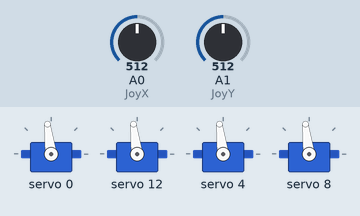
Bench run of a sketch on a simulated Arduino Uno, built with avr-gcc and run on an emulated ATmega328P. On the bench: 4 × servo. The test bench sets the inputs (shaded band); at power-on: A0 (JoyX) = 512, A1 (JoyY) = 512.

Above: at 1.2 s.
1.3 s: A0 (JoyX) set to 716
At 2.5 s:
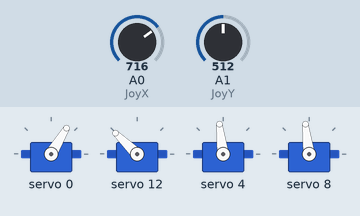
2.8 s: A1 (JoyY) set to 716
At 3.9 s:
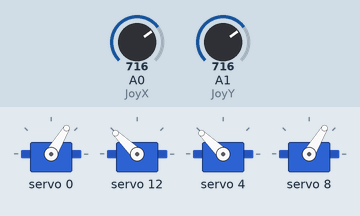
4.3 s: A0 (JoyX) set to 900
At 5.0 s:
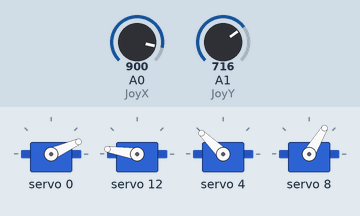
5.8 s: A1 (JoyY) set to 900
At 6.2 s:
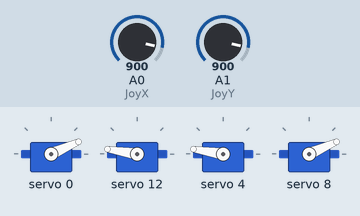
7.3 s: A0 (JoyX) set to 1023
At 8.5 s:
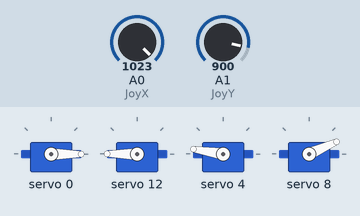
8.8 s: A1 (JoyY) set to 1023
At 9.7 s:
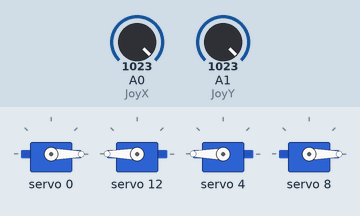
Timing chart, 0 to 11.3 s (numbered marks = the images above; inputs shaded):
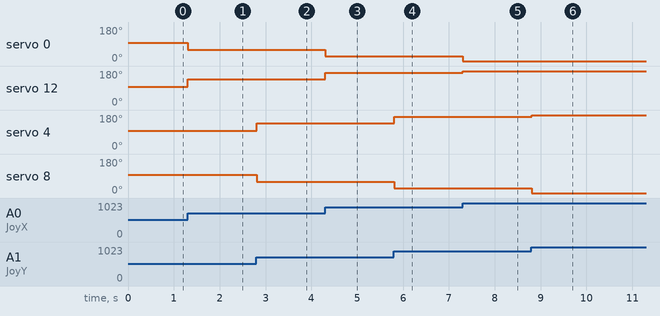

Measured:
- after the input at 1.3 s, servo 0: 97° → 59° at once; servo 12: 97° → 136° at once
- after the input at 2.8 s, servo 4: 97° → 136° at once; servo 8: 97° → 59° at once
- after the input at 4.3 s, servo 0: 59° → 24° at once; servo 12: 136° → 171° at once
- after the input at 5.8 s, servo 4: 136° → 171° at once; servo 8: 59° → 24° at once
- after the input at 7.3 s, servo 0: 24° → 0° at once; servo 12: 171° → 180° at once
- after the input at 8.8 s, servo 4: 171° → 180° at once; servo 8: 24° → 0° at once

The sketch:

multi_servo_joystick_control.ino
```cpp
/* Arduino Multiple Servo Motors Control Using The PCA9685 PWM Module VERSION 1 PROPORTIONAL

Created by Yvan / https://Brainy-Bits.com

This code is in the public domain...

You can: copy it, use it, modify it, share it or just plain ignore it!
Thx!

*/

#include "HCPCA9685.h" // Include the HCPCA9685 library created by Andrew Davies

#define I2CAdd 0x40 // Default address of the PCA9685 Module

#define JoyX A0 // Joystick X pin connected to A0 on the UNO
#define JoyY A1 // Joystick Y pin connected to A1 on the UNO

// Used to store the mapping of the Joystick X and Y values
int ServoXforward;
int ServoXbackward;
int ServoYforward;
int ServoYbackward;

HCPCA9685 HCPCA9685(I2CAdd); // Define Library to use I2C communication

void setup()
{
HCPCA9685.Init(SERVO_MODE); // Set to Servo Mode

HCPCA9685.Sleep(false); // Wake up PCA9685 module
}


void loop()
{
int val1X = analogRead(JoyX); // Read current value of Joystick 1 X axis
int val1Y = analogRead(JoyY); // Read current value of Joystick 1 Y axis

// Map Joystick Axis values to servo Min and Max position
ServoXforward = map(val1X, 0, 1023, 420, 10); // Used to move Servo 0
ServoXbackward = map(val1X, 0, 1023, 10, 420); // Used to move Servo 12 inverted

ServoYforward = map(val1Y, 0, 1023, 10, 420); // Used to move Servo 4
ServoYbackward = map(val1Y, 0, 1023, 420, 10); // Used to move Servo 8 inverted

// Move Servos to read postion from Joystick
HCPCA9685.Servo(0, ServoXforward); // Move Servo 0
HCPCA9685.Servo(12, ServoXbackward); // Move Servo 12
HCPCA9685.Servo(4, ServoYforward); // Move Servo 4
HCPCA9685.Servo(8, ServoYbackward); // Move Servo 8
delay(1);
}
```
